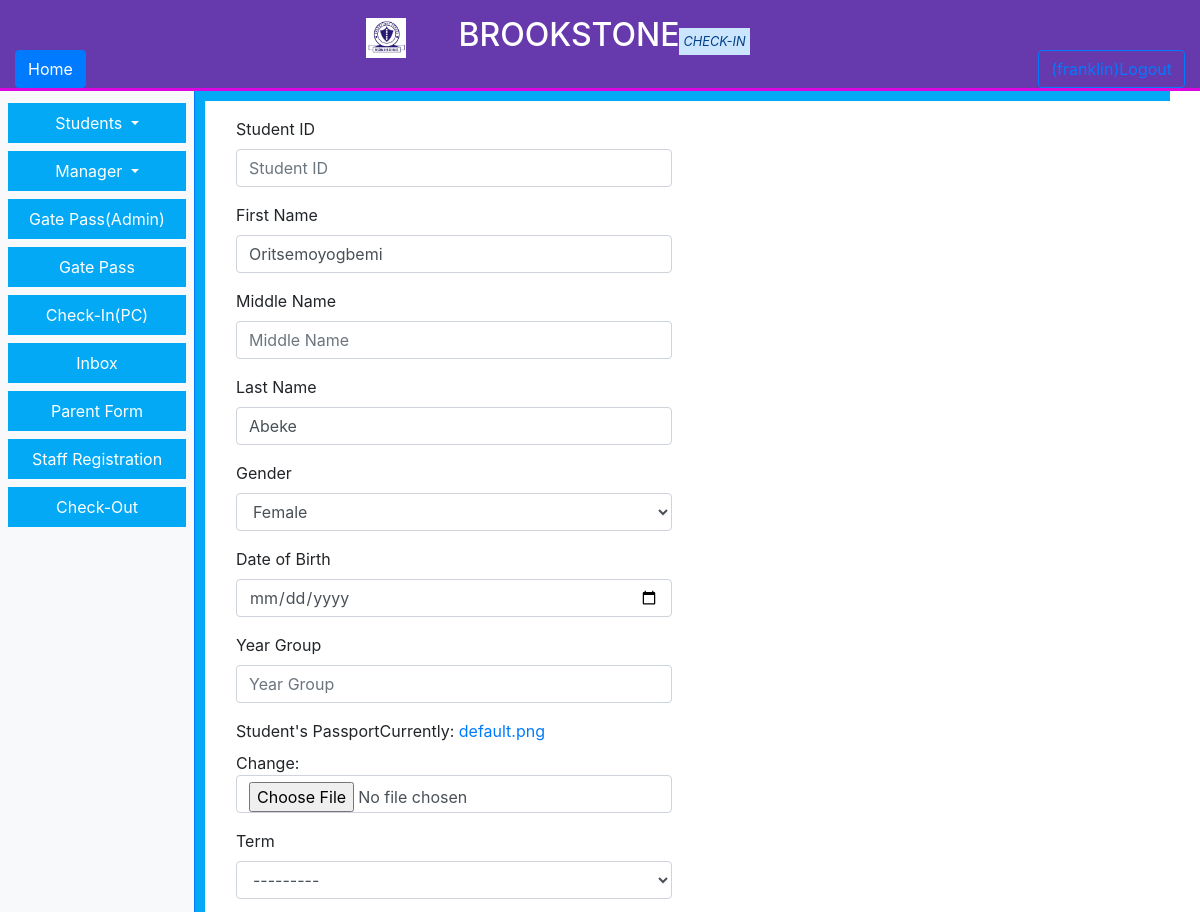
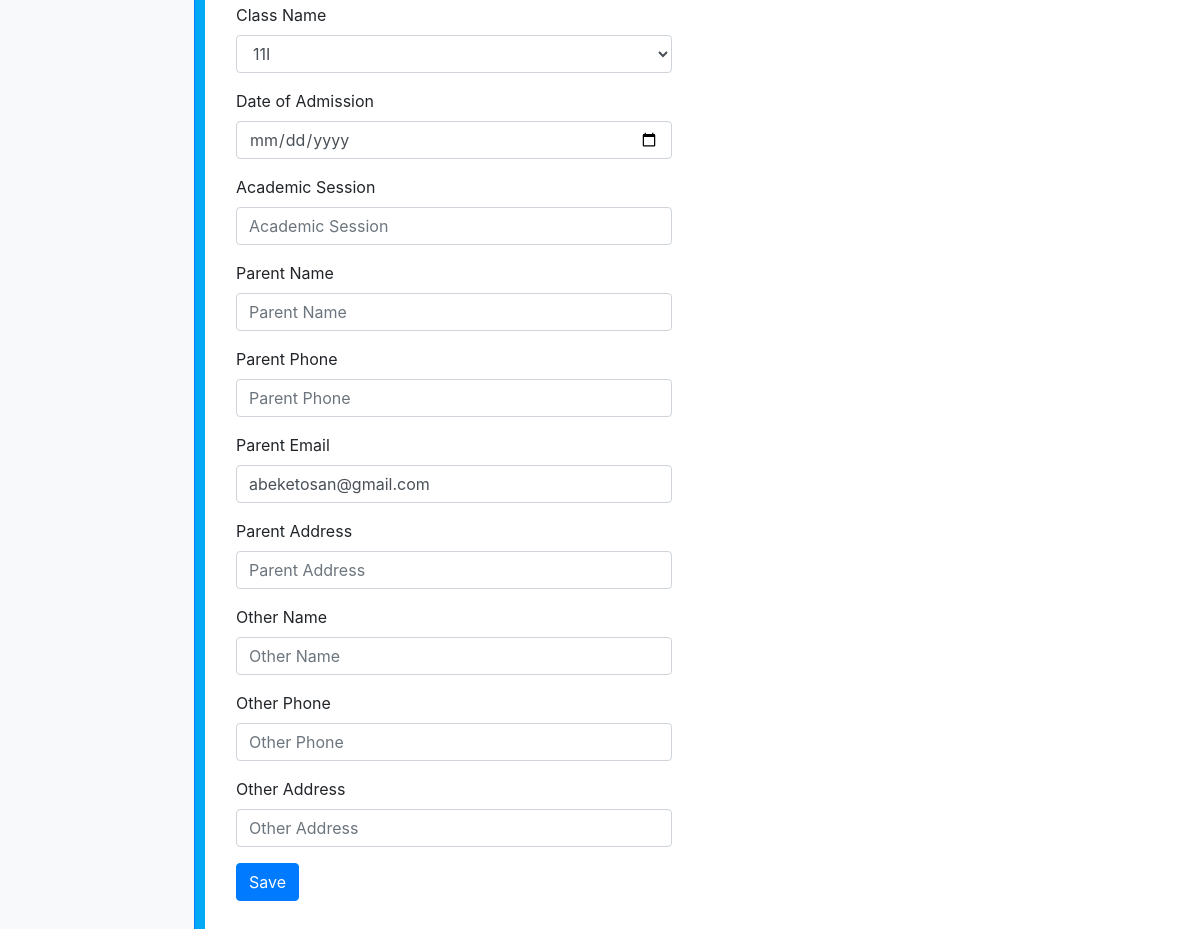
The app's page /StudentManager/viewUpdateStudentRecord/5766 (signed in) with its own data (2 pictures, top to bottom).
### StudentManager/models.py (models this page shows, shortened)
class Students(models.Model):
    CheckinSeason = models.CharField(max_length=100, verbose_name="Check-In Season")
    SID = models.CharField(max_length=100, verbose_name="Student ID", null=True, blank=True)
    FirstName = models.CharField(max_length=100, verbose_name="First Name", null=True)
    MiddleName = models.CharField(max_length=100, verbose_name="Middle Name", null=True, blank=True)
    LastName = models.CharField(max_length=100, verbose_name="Last Name", null=True)
    gender = [('Select', 'Select'), ('Male', 'Male'), ('Female', 'Female')]
    Gender = models.CharField(max_length=100, choices=gender, null=True)
    DateOfBirth = models.DateField(verbose_name="Date of Birth", null=True, blank=True)
    ReasonForAllowing = models.CharField(max_length=100, blank=True, verbose_name="Reason for Allowing",
                                         default="Fulfilled all requirements.")
    width_field = 600
    height_field = 400
    photo = models.ImageField(upload_to="upload/%Y/%M/%D/", default="default.png", max_length=255, width_field="width_field",
                              height_field="height_field", verbose_name="Student's Passport")
    yeargroup = [
        ('7', '7'), ('8', '8'), ('9', '9'), ('10', '10'), ('11', '11'), ('12', '12')
    ]
    YearGroup = models.CharField(max_length=10, verbose_name="Year Group", null=True)
    classname = [
                 ('07B', '07B'), ('07S', '07S'), ('07I', '07I'), ('07P', '07P'), ('07R', '07R'),
                 ('08B', '08B'), ('08S', '08S'), ('08I', '08I'), ('08P', '08P'), ('08R', '08R'),
                 ('09B', '09B'), ('09S', '09S'), ('09I', '09I'), ('09P', '09P'),
                 ('10B', '10B'), ('10S', '10S'), ('10I', '10I'), ('10P', '10P'),
                 ('11B', '11B'), ('11S', '11S'), ('11I', '11I'), ('11P', '11P'),
                 ('12B', '12B'), ('12S', '12S'), ('12I', '12I'), ('12P', '12P'), ('IFY', 'IFY'),]
    ClassName = models.CharField(max_length=5, choices=classname, verbose_name="Class Name", null=True)
    term = [('Select', 'Select'), ('Autumn', 'Autumn'), ('Spring', 'Spring'), ('Summer', 'Summer')]
    Term = models.CharField(max_length=10, verbose_name="Term", null=True, choices=term, blank=True)
    AcademicSession = models.CharField(max_length=15, verbose_name="Academic Session", null=True, blank=True)
    DateOfAdmission = models.DateField(verbose_name="Date of Admission", null=True, blank=True)
    checked = [
        ('No', 'No'),
        ('Yes', 'Yes')
    ]
    Clear = models.CharField(max_length=3, verbose_name="Allow to check-in?", choices=checked, default="No")
    CheckedIn = models.CharField(max_length=3, verbose_name="Checked-In", choices=checked, default="No")
    CheckedOut = models.CharField(max_length=3, verbose_name="Checked-Out", choices=checked, default="No")
    Parent1 = models.CharField(max_length=50, verbose_name="Parent Name", null=True, blank=True)
    Parent2 = models.CharField(max_length=50, verbose_name="Other Name", null=True, blank=True)
    ParentEmail = models.EmailField(max_length=100, verbose_name="Parent Email", null=True, blank=True)
    Parent1Phone = models.CharField(max_length=15, verbose_name="Parent Phone", null=True, blank=True)
    Parent2Phone = models.CharField(max_length=15, verbose_name="Other Phone", null=True, blank=True)
    Parent1Address = models.CharField(max_length=255, verbose_name="Parent Address", null=True, blank=True)
    Parent2Address = models.CharField(max_length=255, verbose_name="Other Address", null=True, blank=True)
    ParentPhoto = models.ImageField(upload_to="upload/%Y/%M/%D/", default="default.png", max_length=255,
                              width_field="width_field",
                              height_field="height_field", verbose_name="Parent's Passport")
    OtherPhoto = models.ImageField(upload_to="upload/%Y/%M/%D/", default="default.png", max_length=255,
                              width_field="width_field",
                              height_field="height_field", verbose_name="Other's Passport")
    Parent1Temp = models.CharField(max_length=50, verbose_name="Parent Name", null=True, blank=True)
    Parent2Temp = models.CharField(max_length=50, verbose_name="Other Name", null=True, blank=True)
    ParentEmailTemp = models.EmailField(max_length=100, verbose_name="Parent Email", null=True, blank=True)
    Parent1PhoneTemp = models.CharField(max_length=15, verbose_name="Parent Phone", null=True, blank=True)
    Parent2PhoneTemp = models.CharField(max_length=15, verbose_name="Other Phone", null=True, blank=True)
    Parent1AddressTemp = models.CharField(max_length=255, verbose_name="Parent Address", null=True, blank=True)
    Parent2AddressTemp = models.CharField(max_length=255, verbose_name="Other Address", null=True, blank=True)
    ParentPhotoTemp = models.ImageField(upload_to="upload/%Y/%M/%D/", default="default.png", max_length=255,
                                    width_field="width_field",
                                    height_field="height_field", verbose_name="Parent's Passport")
    OtherPhotoTemp = models.ImageField(upload_to="upload/%Y/%M/%D/", default="default.png", max_length=255,
                                   width_field="width_field",
                                   height_field="height_field", verbose_name="Other's Passport")
    Alternative = models.BooleanField(max_length=5, verbose_name="Please allow my child to be checked-in by the person whose details are provided below.",
                                      default=False)
    Inbox_timestamp = models.DateTimeField(auto_now_add=True)
    Approved = models.BooleanField(max_length=5, verbose_name="Approved", default=False)
    CheckInTime = models.DateTimeField(null=True, blank=True)
    CheckedInBy = models.CharField(max_length=50, verbose_name="Checked-In by")
    CheckOutTime = models.DateTimeField(null=True, blank=True)
    CheckedOutBy = models.CharField(max_length=50, verbose_name="Checked-Out by")
    CheckOutSeason = models.CharField(max_length=50, verbose_name="Check-Out Season")
    class Meta:
        verbose_name = "Students"
        verbose_name_plural = "Students"

### Dashboard/decorators.py (the view)
    def wrapper_func(request, *args, **kwargs):
        if request.user.has_perm("StudentManager.view_schooladmin") or request.user.has_perm("StudentManager.view_admin"):
            return view_func(request, *args, **kwargs)
        else:
            messages.error(request, 'You do not have the necessary permission to perform this operation!'
                                    'Please contact the site administrator')
            return redirect("login")

### StudentManager/functions.py (called while the page is built)
def updateStudentRecord(request, pk, template):
    student = Students.objects.get(id=pk)
    form = StudentsForm(instance=student)
    if request.method == 'POST':
        form = StudentsForm(request.POST or None, request.FILES or None, instance=student)
        if form.is_valid():
            form.save()
            message = "Update was Successfull!"
            if "Successfull" in message:
                messages.success(request, message)
            else:
                messages.error(request, message)
            return render(request, template, {'form': form})
    else:
        form = StudentsForm(instance=student)
    return render(request, template, {'form': form, 'mode': 'AddStudent'})

### StudentManager/views.py (called while the page is built)
@login_required(login_url='login')
@managerecords
def viewUpdateStudentRecord(request, pk):
    return updateStudentRecord(request, pk, 'updateStudentRecord.html')

### StudentManager/templates/updateStudentRecord.html (shortened to what this page needs)
{% extends "base.html" %}
    {% load static %}
{% load bootstrap4 %}
{% block content %}
    <div class="p-3 w-50">
        <div class="form" >
            <form method="POST" enctype="multipart/form-data" class="form">
                {% bootstrap_form form layout="inline" %}
                {% buttons %}
                    <button class="btn btn-primary" type="submit" value="save">Save</button>
                {% endbuttons %}
            </form>
        </div>
    </div>
{% endblock %}
{% block script %}
    {% load staticfiles %}
{% endblock %}

### records on screen
Students: FirstName "Oritsemoyogbemi", LastName "Abeke", Gender "Female", Term "---------", ClassName "11I", ParentEmail "abeketosan@gmail.com"
